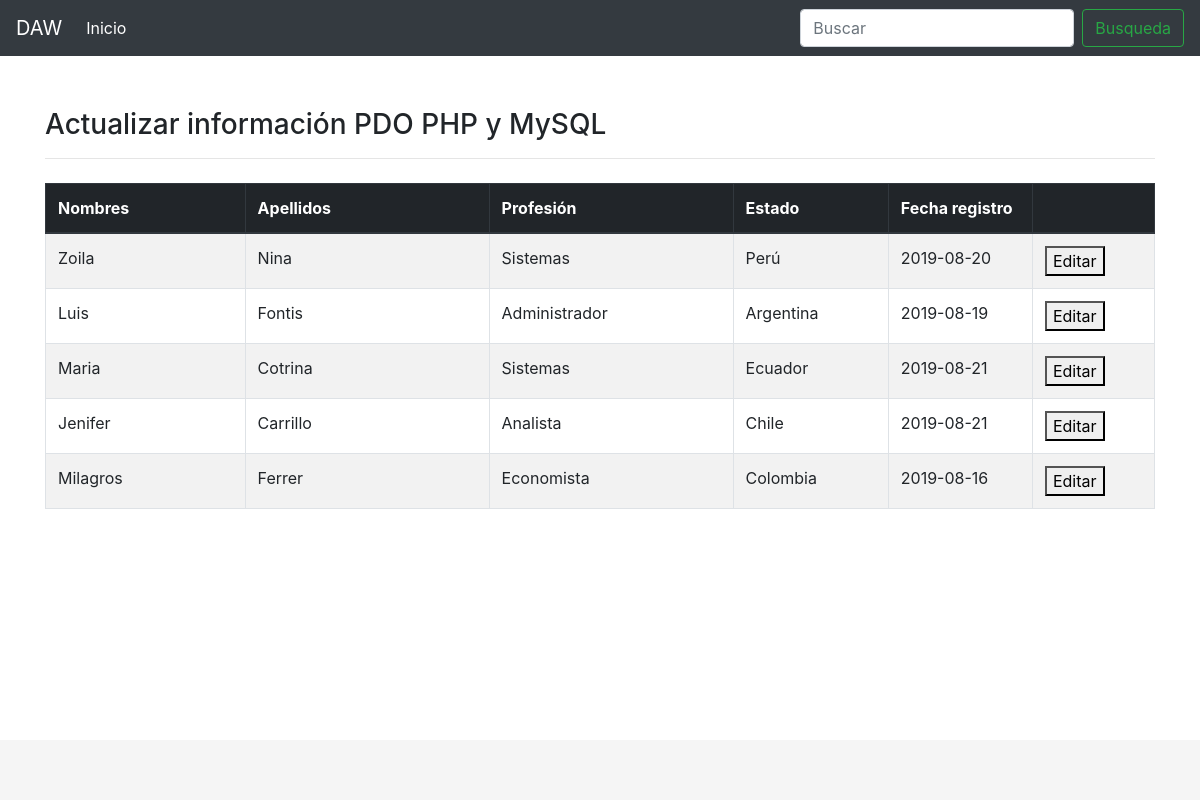
The page / on the database its author committed.
### tables this page shows
CREATE TABLE `tbl_personal` (
  `id` int(11) NOT NULL,
  `nombres` varchar(50) NOT NULL,
  `apellidos` varchar(200) DEFAULT NULL,
  `profesion` varchar(150) DEFAULT NULL,
  `estado` varchar(100) DEFAULT NULL,
  `fregis` date DEFAULT NULL
);

### index.php (the view, shortened to what this page needs)
<?php include('BDconect.php');?>
<!doctype html>
<html lang="es">
<head>
<link href="dist/css/bootstrap.min.css" rel="stylesheet">
<link href="assets/sticky-footer-navbar.css" rel="stylesheet">
</head>
<body>
<header>
  <nav class="navbar navbar-expand-md navbar-dark fixed-top bg-dark"> <a class="navbar-brand" href="#">DAW</a>
    <div class="collapse navbar-collapse" id="navbarCollapse">
      <ul class="navbar-nav mr-auto">
        <li class="nav-item active"> <a class="nav-link" href="index.php">Inicio <span class="sr-only">(current)</span></a> </li>
      </ul>
      <form class="form-inline mt-2 mt-md-0">
        <input class="form-control mr-sm-2" type="text" placeholder="Buscar" aria-label="Search">
        <button class="btn btn-outline-success my-2 my-sm-0" type="submit">Busqueda</button>
      </form>
    </div>
  </nav>
</header>
<div class="container">
  <h3 class="mt-5">Actualizar información PDO PHP y MySQL</h3>
  <hr>
  <div class="row">
    <div class="col-12 col-md-12">
<div class="table-responsive">
<table class="table table-bordered table-striped">
<thead class="thead-dark">
    <th width="18%">Nombres</th>
    <th width="22%">Apellidos</th>
    <th width="22%">Profesión</th>
    <th width="14%">Estado</th>
    <th width="13%">Fecha registro</th>
    <th width="13%"></th>
</thead>
<tbody>
<?php
$sql = "SELECT * FROM tbl_personal";
$query = $connect -> prepare($sql);
$query -> execute();
$results = $query -> fetchAll(PDO::FETCH_OBJ);
if($query -> rowCount() > 0)   {
foreach($results as $result) {
echo "<tr>
<td>".$result -> nombres."</td>
<td>".$result -> apellidos."</td>
<td>".$result -> profesion."</td>
<td>".$result -> estado."</td>
<td>".$result -> fregis."</td>
<td>
<form method='POST' action='".$_SERVER['PHP_SELF']."'>
<input type='hidden' name='id' value='".$result -> id."'>
<button name='editar'>Editar</button>
</form>
</td>
</tr>";
   }
 }
?>
</tbody>
</table>
</div>
   </div>
  </div>
    </div>
<footer class="footer">
</footer>
</body>
</html>

### assets/sticky-footer-navbar.css (style rules this page uses)
html { position: relative; min-height: 100%; }
body { margin-bottom: 60px; }
.footer { position: absolute; bottom: 0; width: 100%; height: 60px; line-height: 60px; background-color: #f5f5f5; }
body > .container { padding: 60px 15px 0; }

### rows shown on the page
tbl_personal: nombres "Zoila", apellidos "Nina", profesion "Sistemas", estado "Perú", fregis "2019-08-20"
tbl_personal: nombres "Luis", apellidos "Fontis", profesion "Administrador", estado "Argentina", fregis "2019-08-19"
tbl_personal: nombres "Maria", apellidos "Cotrina", profesion "Sistemas", estado "Ecuador", fregis "2019-08-21"
tbl_personal: nombres "Jenifer", apellidos "Carrillo", profesion "Analista", estado "Chile", fregis "2019-08-21"
tbl_personal: nombres "Milagros", apellidos "Ferrer", profesion "Economista", estado "Colombia", fregis "2019-08-16"
